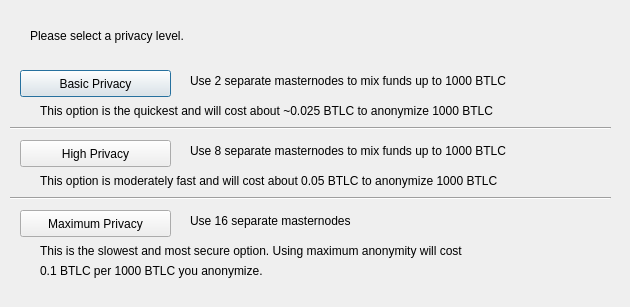
<?xml version="1.0" encoding="UTF-8"?>
<ui version="4.0">
 <class>DarksendConfig</class>
 <widget class="QDialog" name="DarksendConfig">
  <property name="geometry">
   <rect>
    <x>0</x>
    <y>0</y>
    <width>630</width>
    <height>307</height>
   </rect>
  </property>
  <property name="windowTitle">
   <string>Configure PrivateSend</string>
  </property>
  <widget class="QPushButton" name="buttonBasic">
   <property name="geometry">
    <rect>
     <x>20</x>
     <y>70</y>
     <width>151</width>
     <height>27</height>
    </rect>
   </property>
   <property name="text">
    <string>Basic Privacy</string>
   </property>
  </widget>
  <widget class="QPushButton" name="buttonHigh">
   <property name="geometry">
    <rect>
     <x>20</x>
     <y>140</y>
     <width>151</width>
     <height>27</height>
    </rect>
   </property>
   <property name="text">
    <string>High Privacy</string>
   </property>
  </widget>
  <widget class="QPushButton" name="buttonMax">
   <property name="geometry">
    <rect>
     <x>20</x>
     <y>210</y>
     <width>151</width>
     <height>27</height>
    </rect>
   </property>
   <property name="text">
    <string>Maximum Privacy</string>
   </property>
  </widget>
  <widget class="QLabel" name="label">
   <property name="geometry">
    <rect>
     <x>30</x>
     <y>20</y>
     <width>571</width>
     <height>31</height>
    </rect>
   </property>
   <property name="text">
    <string>Please select a privacy level.</string>
   </property>
  </widget>
  <widget class="QLabel" name="label_2">
   <property name="geometry">
    <rect>
     <x>190</x>
     <y>70</y>
     <width>421</width>
     <height>21</height>
    </rect>
   </property>
   <property name="text">
    <string>Use 2 separate masternodes to mix funds up to 1000 BTLC</string>
   </property>
  </widget>
  <widget class="QLabel" name="label_3">
   <property name="geometry">
    <rect>
     <x>190</x>
     <y>140</y>
     <width>411</width>
     <height>21</height>
    </rect>
   </property>
   <property name="text">
    <string>Use 8 separate masternodes to mix funds up to 1000 BTLC</string>
   </property>
  </widget>
  <widget class="QLabel" name="label_4">
   <property name="geometry">
    <rect>
     <x>190</x>
     <y>210</y>
     <width>421</width>
     <height>21</height>
    </rect>
   </property>
   <property name="text">
    <string>Use 16 separate masternodes</string>
   </property>
  </widget>
  <widget class="QLabel" name="label_6">
   <property name="geometry">
    <rect>
     <x>40</x>
     <y>100</y>
     <width>561</width>
     <height>21</height>
    </rect>
   </property>
   <property name="text">
    <string>This option is the quickest and will cost about ~0.025 BTLC to anonymize 1000 BTLC</string>
   </property>
  </widget>
  <widget class="QLabel" name="label_7">
   <property name="geometry">
    <rect>
     <x>40</x>
     <y>170</y>
     <width>561</width>
     <height>21</height>
    </rect>
   </property>
   <property name="text">
    <string>This option is moderately fast and will cost about 0.05 BTLC to anonymize 1000 BTLC</string>
   </property>
  </widget>
  <widget class="QLabel" name="label_8">
   <property name="geometry">
    <rect>
     <x>40</x>
     <y>240</y>
     <width>561</width>
     <height>21</height>
    </rect>
   </property>
   <property name="text">
    <string>This is the slowest and most secure option. Using maximum anonymity will cost</string>
   </property>
  </widget>
  <widget class="QLabel" name="label_9">
   <property name="geometry">
    <rect>
     <x>40</x>
     <y>260</y>
     <width>561</width>
     <height>21</height>
    </rect>
   </property>
   <property name="text">
    <string>0.1 BTLC per 1000 BTLC you anonymize.</string>
   </property>
  </widget>
  <widget class="Line" name="line">
   <property name="geometry">
    <rect>
     <x>10</x>
     <y>120</y>
     <width>601</width>
     <height>16</height>
    </rect>
   </property>
   <property name="orientation">
    <enum>Qt::Horizontal</enum>
   </property>
  </widget>
  <widget class="Line" name="line_2">
   <property name="geometry">
    <rect>
     <x>10</x>
     <y>190</y>
     <width>601</width>
     <height>16</height>
    </rect>
   </property>
   <property name="orientation">
    <enum>Qt::Horizontal</enum>
   </property>
  </widget>
 </widget>
 <resources/>
 <connections/>
</ui>
